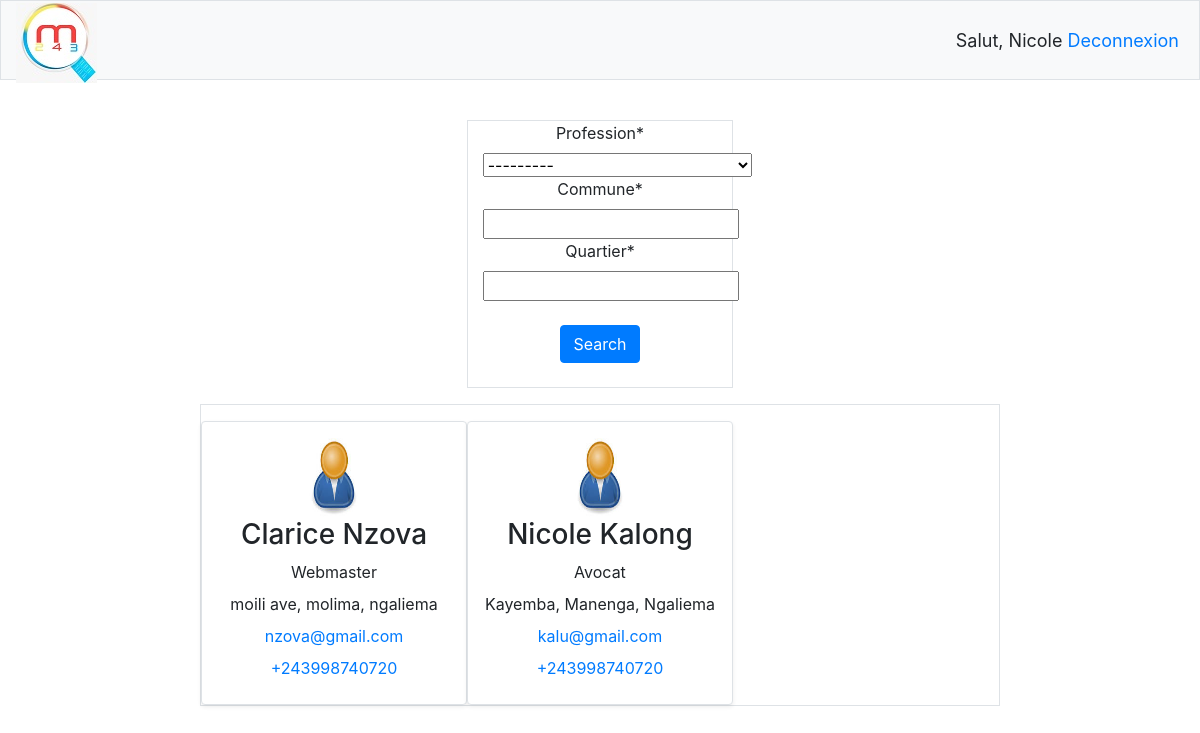
The page /trouver-un-professionnel/ (signed in) on the database its author committed.
### professionnel/models.py (models this page shows, shortened)
class UserProfil(models.Model):
    user = models.OneToOneField(User, on_delete=models.CASCADE)
    choix_prof = (
        ('Webmaster','Webmaster'),
        ('Technicien help desk','Technicien help desk'),
        ('Graphiste','Graphiste'),
        ('Developpeur web','Developpeur web'),
        ('Medecin','Medecin'),
        ('Avocat','Avocat'),
        ('Journaliste','Journaliste'),
        ('Chantre','Chantre'),
        ('cuisinier','cuisinier'),
        ('Architecte','Architecte'),
        ('gynecologue','gynecologue'),
        ('infirmier','infirmier'),
        ('Artiste musicien','Artiste musicien'),
        ('Consultant en audit informatique','Consultant en audit informatique')
    )
    profession = models.CharField(max_length=200, choices=choix_prof)
    commune = models.CharField(max_length=100)
    quartier = models.CharField(max_length=100)
    rue = models.CharField(max_length=150)
    telephone = models.CharField(max_length=150, blank=True, help_text='Numero de telephone: 0998540...')

### professionnel/views.py (the view)
# urls.py: path("trouver-un-professionnel/", views.findPage, name="find"),
@login_required(login_url='home')
def findPage(request):
    queryset = UserProfil.objects.all()
    form = UserSearchForm(request.POST or None)
    context = {'queryset':queryset,'form':form}
    if request.method == 'POST':
        queryset = UserProfil.objects.all().order_by('id').filter(profession__icontains=form['profession'].value(),commune__icontains=form['commune'].value(),quartier__icontains=form['quartier'].value())
        context = {
            'queryset':queryset,
            'form':form
        }
    return render(request, 'professionnel/find.html', context)

### professionnel/forms.py
class UserSearchForm(forms.ModelForm):
    class Meta:
        model = UserProfil
        fields = ['profession', 'commune', 'quartier']

### professionnel/templates/professionnel/find.html (shortened to what this page needs)
{% extends "professionnel/base.html" %}
{% load static %}
{% load crispy_forms_tags %}
{% block body %}
  <div class="container-fluid">
    <div class="row">
      <div class="col-lg-12 menu bg-light border fixed-top">
        <a href="{% url 'accueil' %}"><img src="{% static 'img/logoOK.jpg' %}" alt="..."></a>
        <span class="right_"> <a href="{% url 'logout' %}">  Deconnexion</a></span><span class="right_">Salut, {{request.user}} </span>
      </div>
    </div><br><br><br><br><br>
    <div class="row">
      <div class="col-lg-2"></div>
      <div class="col-lg-8">
        <div class="row">
          <div class="col-lg-4"></div>
          <div class="col-lg-4 border text-center">
            <form class="" action="" method="post">
              {{form|crispy}}<br>
              <input class="btn btn-primary" type="submit" name="" value="Search"><br><br>
            </form>
          </div>
          <div class="col-lg-4"></div>
          <div class="col-lg-12 border top_2">
            <div class="row">
              {% for professionnel in queryset %}
              <div class="col-lg-4 border shadow-sm p-3 bg-white rounded top_2 hvr-shrink point">
                <div class="row">
                  <div class="col-lg-12 text-center">
                    <img src="{% static 'img/profil.jpg' %}" class="img-profile" alt="...">
                    <h3>{{professionnel.user.first_name}} {{professionnel.user.last_name}}</h3>
                      <label style="width:100%;">{{professionnel.profession}}</label>
                      <label for="">{{professionnel.rue}}, {{professionnel.quartier}}, {{professionnel.commune}} </label><br>
                      <label for=""><a href="mailto:{{professionnel.user.email}}">{{professionnel.user.email}}</a></label><br>
                      <label for=""><a href="tel:{{professionnel.telephone}}">{{professionnel.telephone}}</a></label><br>
                  </div>
                </div>
              </div>
            {% endfor %}
          </div>
        </div>
      </div>
    </div>
  </div>
{% endblock %}

### static/css/find.css (style rules this page uses)
.top_2 { margin-top:2%; }
.menu { height: 80px; line-height: 80px; }
.right_ { float: right; margin-right: 5px; font-size: 18px; }
.img-profile { height: 5rem; width: 25%; }

### rows shown on the page
UserProfil: user.first_name "Clarice", user.last_name "Nzova", profession "Webmaster", rue "moili ave", quartier "molima", commune "ngaliema", user.email "nzova@gmail.com", telephone "+243998740720"
UserProfil: user.first_name "Nicole", user.last_name "Kalong", profession "Avocat", rue "Kayemba", quartier "Manenga", commune "Ngaliema", user.email "kalu@gmail.com", telephone "+243998740720"

### other values the page prints
{{ request.user }} "Nicole"
